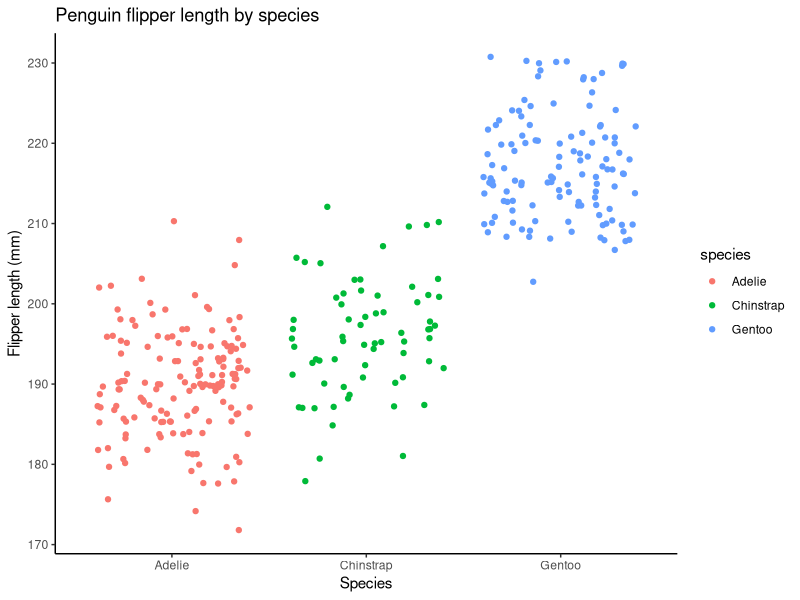

Reproduce this figure in R.
## ---- chunk 1
knitr::opts_chunk$set(echo = TRUE)
library(tidyverse)
library(palmerpenguins)
## ---- chunk 2
ggplot(data = penguins, aes(x = species, y = flipper_length_mm)) +
  geom_jitter(aes(color = species)) +
  theme_classic() +
  labs(x = "Species",
       y = "Flipper length (mm)",
       title = "Penguin flipper length by species")
